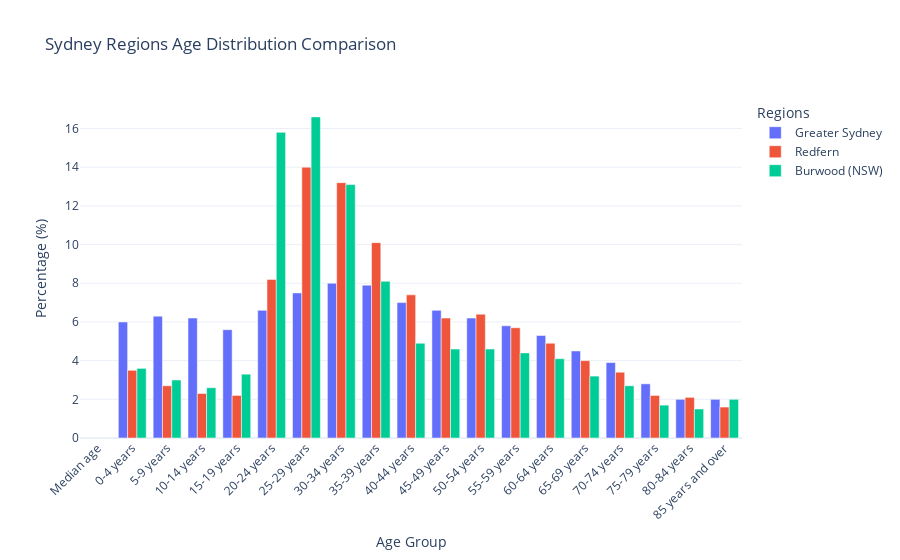

Here is the notebook cell this chart was saved with:
### Code cell
import plotly.express as px

# 1. 대상 지역 설정 (정확한 명칭 확인 필수)
target_regions = ['Greater Sydney', 'Redfern', 'Burwood (NSW)']

# 2. 데이터 필터링 (기존과 동일)
age_df = df[(df['Region'].isin(target_regions)) & 
            (df['Category'] == 'People and population') & 
            (df['Feature'] == 'Age')].copy()

# 3. 데이터 타입 변환 및 정렬
age_df['Area_ratio'] = pd.to_numeric(age_df['Area_ratio'], errors='coerce')

# 4. Plotly Express로 그래프 그리기
fig = px.bar(age_df, 
             x='Label', 
             y='Area_ratio', 
             color='Region',           # 범례 및 색상 구분
             barmode='group',          # 막대를 옆으로 나열 (stack으로 바꾸면 쌓기 가능)
             title='Sydney Regions Age Distribution Comparison',
             labels={'Area_ratio': 'Percentage (%)', 'Label': 'Age Group'},
             hover_data={'Region': True, 'Area_ratio': ':.1f'} # 마우스 오버 시 소수점 한자리 표시
            )

# 5. 레이아웃 세부 설정 (X축 정렬 등)
fig.update_layout(
    xaxis_tickangle=-45,
    legend_title_text='Regions',
    template='plotly_white' # 깔끔한 흰색 배경
)

# 그래프 출력
fig.show()

### Figure 1 — Plotly figure (JSON) as saved in the notebook; plotly's stock layout.template omitted (floating-point values rounded to 4 significant figures)
{"data": [{"alignmentgroup": "True", "customdata": [["Greater Sydney"], ["Greater Sydney"], ["Greater Sydney"], ["Greater Sydney"], ["Greater Sydney"], ["Greater Sydney"], ["Greater Sydney"], ["Greater Sydney"], ["Greater Sydney"], ["Greater Sydney"], ["Greater Sydney"], ["Greater Sydney"], ["Greater Sydney"], ["Greater Sydney"], ["Greater Sydney"], ["Greater Sydney"], ["Greater Sydney"], ["Greater Sydney"], ["Greater Sydney"]], "hovertemplate": "Region=%{customdata[0]}<br>Age Group=%{x}<br>Percentage (%)=%{y:.1f}<extra></extra>", "legendgroup": "Greater Sydney", "marker": {"color": "#636efa", "pattern": {"shape": ""}}, "name": "Greater Sydney", "offsetgroup": "Greater Sydney", "orientation": "v", "showlegend": true, "textposition": "auto", "type": "bar", "x": ["Median age", "0-4 years", "5-9 years", "10-14 years", "15-19 years", "20-24 years", "25-29 years", "30-34 years", "35-39 years", "40-44 years", "45-49 years", "50-54 years", "55-59 years", "60-64 years", "65-69 years", "70-74 years", "75-79 years", "80-84 years", "85 years and over"], "xaxis": "x", "y": [null, 6, 6.3, 6.2, 5.6, 6.6, 7.5, 8, 7.9, 7, 6.6, 6.2, 5.8, 5.3, 4.5, 3.9, 2.8, 2, 2], "yaxis": "y"}, {"alignmentgroup": "True", "customdata": [["Redfern"], ["Redfern"], ["Redfern"], ["Redfern"], ["Redfern"], ["Redfern"], ["Redfern"], ["Redfern"], ["Redfern"], ["Redfern"], ["Redfern"], ["Redfern"], ["Redfern"], ["Redfern"], ["Redfern"], ["Redfern"], ["Redfern"], ["Redfern"], ["Redfern"]], "hovertemplate": "Region=%{customdata[0]}<br>Age Group=%{x}<br>Percentage (%)=%{y:.1f}<extra></extra>", "legendgroup": "Redfern", "marker": {"color": "#EF553B", "pattern": {"shape": ""}}, "name": "Redfern", "offsetgroup": "Redfern", "orientation": "v", "showlegend": true, "textposition": "auto", "type": "bar", "x": ["Median age", "0-4 years", "5-9 years", "10-14 years", "15-19 years", "20-24 years", "25-29 years", "30-34 years", "35-39 years", "40-44 years", "45-49 years", "50-54 years", "55-59 years", "60-64 years", "65-69 years", "70-74 years", "75-79 years", "80-84 years", "85 years and over"], "xaxis": "x", "y": [null, 3.5, 2.7, 2.3, 2.2, 8.2, 14, 13.2, 10.1, 7.4, 6.2, 6.4, 5.7, 4.9, 4, 3.4, 2.2, 2.1, 1.6], "yaxis": "y"}, {"alignmentgroup": "True", "customdata": [["Burwood (NSW)"], ["Burwood (NSW)"], ["Burwood (NSW)"], ["Burwood (NSW)"], ["Burwood (NSW)"], ["Burwood (NSW)"], ["Burwood (NSW)"], ["Burwood (NSW)"], ["Burwood (NSW)"], ["Burwood (NSW)"], ["Burwood (NSW)"], ["Burwood (NSW)"], ["Burwood (NSW)"], ["Burwood (NSW)"], ["Burwood (NSW)"], ["Burwood (NSW)"], ["Burwood (NSW)"], ["Burwood (NSW)"], ["Burwood (NSW)"]], "hovertemplate": "Region=%{customdata[0]}<br>Age Group=%{x}<br>Percentage (%)=%{y:.1f}<extra></extra>", "legendgroup": "Burwood (NSW)", "marker": {"color": "#00cc96", "pattern": {"shape": ""}}, "name": "Burwood (NSW)", "offsetgroup": "Burwood (NSW)", "orientation": "v", "showlegend": true, "textposition": "auto", "type": "bar", "x": ["Median age", "0-4 years", "5-9 years", "10-14 years", "15-19 years", "20-24 years", "25-29 years", "30-34 years", "35-39 years", "40-44 years", "45-49 years", "50-54 years", "55-59 years", "60-64 years", "65-69 years", "70-74 years", "75-79 years", "80-84 years", "85 years and over"], "xaxis": "x", "y": [null, 3.6, 3, 2.6, 3.3, 15.8, 16.6, 13.1, 8.1, 4.9, 4.6, 4.6, 4.4, 4.1, 3.2, 2.7, 1.7, 1.5, 2], "yaxis": "y"}], "layout": {"barmode": "group", "legend": {"title": {"text": "Regions"}, "tracegroupgap": 0}, "title": {"text": "Sydney Regions Age Distribution Comparison"}, "xaxis": {"anchor": "y", "domain": [0, 1], "tickangle": -45, "title": {"text": "Age Group"}}, "yaxis": {"anchor": "x", "domain": [0, 1], "title": {"text": "Percentage (%)"}}}}
